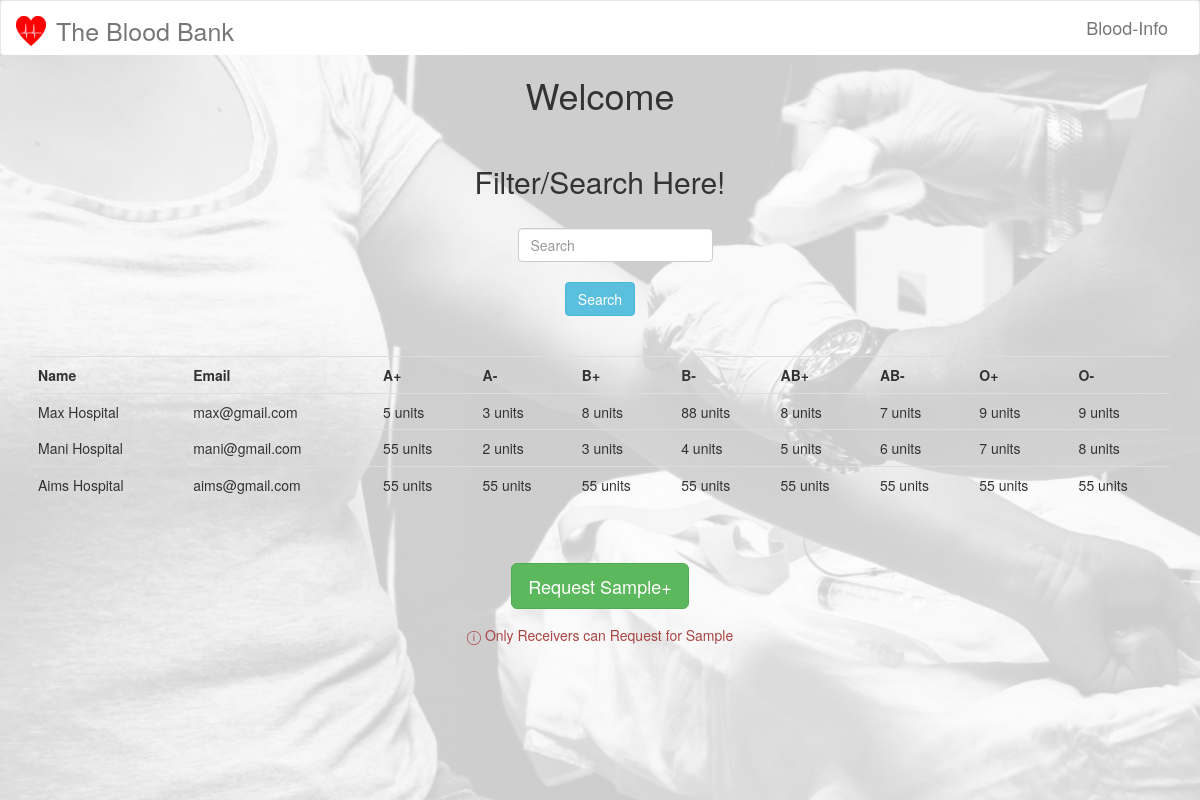
Page /bloodInfo.php on the committed database.
### tables this page shows
CREATE TABLE `hospitalBloodData` (
  `id` int(11) NOT NULL,
  `AP` int(11) NOT NULL,
  `AN` int(11) NOT NULL,
  `BP` int(11) NOT NULL,
  `BN` int(11) NOT NULL,
  `ABP` int(11) NOT NULL,
  `ABN` int(11) NOT NULL,
  `OP` int(11) NOT NULL,
  `ONeg` int(11) NOT NULL
);

CREATE TABLE `hospitals` (
  `id` int(11) NOT NULL,
  `name` text NOT NULL,
  `address` text NOT NULL,
  `email` varchar(50) NOT NULL,
  `password` varchar(61) NOT NULL
);

### includes/CRUD.php (called while the page is built, shortened)
<?php
    class database{
        protected function connect(){
            $this->host = "localhost";
            $this->dbUserName = "root";
            $this->dbPassword = "";
            $this->dbName = "bloodBank";
            try{
                $conn = new PDO("mysql:host=$this->host;dbname=$this->dbName", $this->dbUserName,
                $this->dbPassword);
            }catch(PDOException $e){
                die($e->getMessage());
            }
            return $conn;
        }
    }
    class query extends database{
        protected $conn;
        function __construct(){
            $this->conn = $this->connect();
        }
        public function prep_and_run($query){
            $query = $this->conn->prepare($query);
            try{
                $query->execute();
                $result = $query->fetchAll();
            }
            catch(PDOException $e){
                die($e->getMessage());
            }
            return $result;
        }
        public function getData($table, $field = "*", $conditions = array(), $order_by_field = "", $order_by_type = "DESC", $limit = ""){
            $query = "SELECT $field FROM $table";
            if($conditions != []){
                $query .= " WHERE ";
                $count = count($conditions);
                $i = 0;
                foreach($conditions as $k=>$v){
                    if($count-1 != $i){
                        $query .= "$k='$v' and ";
                    }
                    else{
                        $query .= "$k='$v' ";
                    }
                    $i++;
                }
            }
            $result = $this->prep_and_run($query);
            return $result;
        }
    }
?>

### bloodInfo.php (the view, shortened to what this page needs)
<?php
    include_once("includes/header.php");
    $hospitalName = "";
    $query = new query();
    if($hospitalName){
        $tempQuery = "SELECT id FROM hospitals ";
        $tempQuery .= "WHERE name like " . "'$hospitalName'";
        $tempResult = $query->prep_and_run($tempQuery);
        $tempQuery = "SELECT * FROM hospitalBloodData WHERE ";
        $len = count($tempResult);
        $i = 0;
        foreach($tempResult as $data){
            if($i != $len-1){
                $tempQuery .= "id= " . $data["id"] . " or ";
            }
            else{
                $tempQuery .= "id= " . $data["id"];
            }
            $i++;
        }
        $bloodInfo = $query->prep_and_run($tempQuery);
    }
    else{
        $bloodInfo = $query->getData("hospitalBloodData","*");
    }
?>
    <h1 class="text-center">Welcome <?php if(isset($name)) echo $name ?></h1><br>
    <div class="container ">
        <form action = '<?php echo htmlspecialchars($_SERVER["PHP_SELF"])?>' method="post" class=" form-inline">
            <h2 class="text-center">Filter/Search Here!</h2><br>
            <div class="row">
                <div class="col-sm-3 col-xs-12 col-lg-3 col-md-3 col-sm-offset-5">
                    <input type="text" class="form-control " placeholder="Search" name="hospitalName">
                </div>
            </div><br>
            <input type="submit" value="Search" class="center-block btn btn-info" name="submit"><br>
        </form><br>
        <table class="table table-hover">
            <tr><th>Name</th><th>Email</th><th>A+</th><th>A-</th><th>B+</th><th>B-</th><th>AB+</th><th>AB-</th><th>O+</th><th>O-</th></tr>
            <?php
                if($bloodInfo){
                    foreach($bloodInfo as $info){
                        $id = $info["id"];
                        $result = $query->getData("hospitals", "name, email", array("id"=>$id))[0];
                        $name = $result["name"];
                        $email = $result["email"];
                        echo "<tr><td>" . $name . "</td><td>" . $email . "</td><td>". $info["AP"] ." units". "</td><td>" . $info["AN"] ." units". "</td><td>" . $info["BP"] ." units". "</td><td>" . $info["BN"] ." units". "</td><td>" . $info["ABP"] ." units". "</td><td>" . $info["ABN"] ." units". "</td><td>" . $info["OP"] ." units". "</td><td>" . $info["ONeg"] ." units". "</td><tr>";
                    }
                }
                else{
                    echo "<div class = 'alert alert-success'>No Data To Show</div>";
                }
            ?>
        </table><br><br>
        <a class="center-block btn btn-success btn-lg" style="width: fit-content;" href="requestSample.php">Request Sample+</a>
        <div class="alert text-danger center-block" style="width: max-content;">&#9432; Only Receivers can Request for Sample</div>
    </div>
<?php
    include_once("includes/footer.php");
?>

### styleSheets/styleSheet.css (style rules this page uses)
body { position: relative; }

### rows in the picture
hospitalblooddata: id.name "Max Hospital", id.email "max@gmail.com", AP "5", AN "3", BP "8", BN "88", ABP "8", ABN "7", OP "9", ONeg "9"
hospitalblooddata: id.name "Mani Hospital", id.email "mani@gmail.com", AP "55", AN "2", BP "3", BN "4", ABP "5", ABN "6", OP "7", ONeg "8"
hospitalblooddata: id.name "Aims Hospital", id.email "aims@gmail.com", AP "55", AN "55", BP "55", BN "55", ABP "55", ABN "55", OP "55", ONeg "55"
